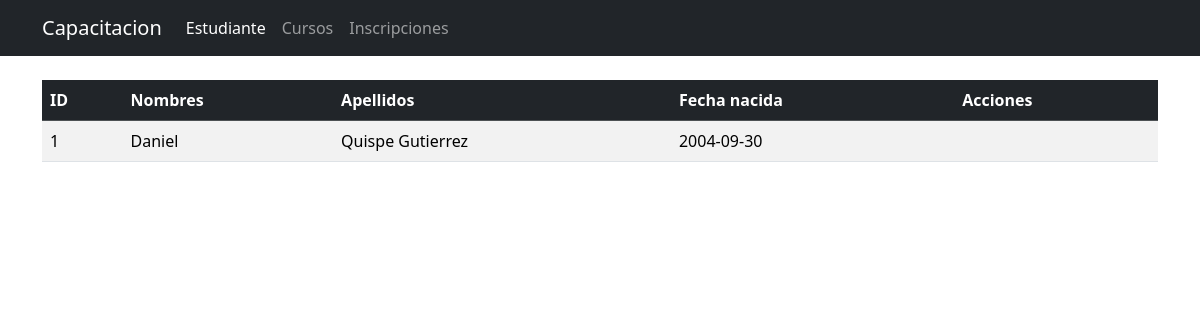
Page /estudiantes on the committed database.
### tables this page shows
CREATE TABLE estudiantes (
        id INTEGER PRIMARY KEY,
        nombre TEXT NOT NULL,
        apellidos TEXT NOT NULL,
        fecha_nacimiento TEXT NOT NULL
    );

### app.py (the view)
@app.route("/estudiantes")
def estudiantes():
    conn = get_db_connection()
    estudiantes = conn.execute('SELECT * FROM estudiantes').fetchall()
    conn.close()
    return render_template('estudiantes.html', estudiantes=estudiantes)

### app.py (called while the page is built)
def get_db_connection():
    conn = sqlite3.connect("bd_instituto.db")
    conn.row_factory = sqlite3.Row
    return conn

### templates/estudiantes.html
{% extends "base.html" %}
{% block content %}
    <table class="table table-striped table-hover">
        <thead class="table-dark">
            <tr>
                <th>ID</th>
                <th>Nombres</th>
                <th>Apellidos</th>
                <th>Fecha nacida</th>
                <th>Acciones</th>
            </tr>
        </thead>
        <tbody>
          {% for estudiante in estudiantes %}
            <tr>
                <td>{{ estudiante.id }}</td>
                <td>{{ estudiante.nombre }}</td>
                <td>{{ estudiante.apellidos }}</td>
                <td>{{ estudiante.fecha_nacimiento }}</td>
                <td>
                </td>
            </tr>
            {% endfor %}
        </tbody>
    </table>
{% endblock %}

### rows in the picture
estudiantes: id "1", nombre "Daniel", apellidos "Quispe Gutierrez", fecha_nacimiento "2004-09-30"
